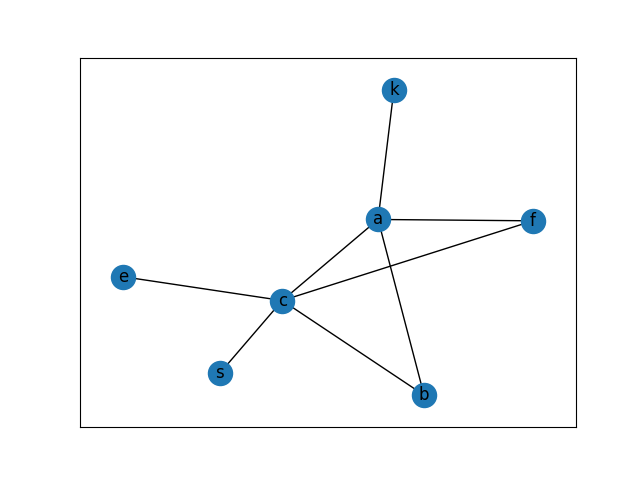

Source code (Python):
import matplotlib.pyplot as plt
import networkx as nx
from math import inf


class GraphVisualization:

    def __init__(self):
        self.graph = nx.Graph()
        self.positions = []

    def add_vertex(self, a):
        self.graph.add_node(a)

    def add_edge(self, a, b, weight):
        self.graph.add_edge(a, b, weight=weight)

    def visualize(self, filename):
        nx.draw_networkx(self.graph)
        plt.savefig(filename + ".png")
        plt.close()


class Graph:

    def __init__(self):
        self.nodes = []
        self.edges = []
        self.visual = GraphVisualization()

    def add_vertex(self, name):
        if name not in self.nodes:
            self.nodes.append(name)

    def add_edge(self, first, second, weight):
        temp = [weight, first, second]
        if temp not in self.edges:
            self.edges.append(temp)
            self.visual.add_edge(first, second, weight)
            self.add_vertex(first)
            self.add_vertex(second)
        else:
            raise NameError("Edge already in graph!")

    def show_graph(self):
        self.visual.visualize("graph")

    def string_ribs(self):
        result = ""
        for edge in self.edges:
            result += "{} <==> {}, weight: {}\n".format(str(edge[1]), str(edge[2]), str(edge[0]))
        return result


class KruskalAlgorithm:

    def __init__(self, graph):
        self.net_tree = Graph()
        self.data = graph
        if len(self.data.edges) == 0:
            raise IndexError("Graph should have at least one edge!")
        self.__create_tree__()

    def __create_tree__(self):
        nodes = Set()
        edges = sorted(self.data.edges, key=lambda key: key[0])
        for item in self.data.nodes:
            nodes.add_item(item)
        for edge in edges:
            if nodes.issubset(edge[1]) and nodes.issubset(edge[2]):
                if nodes.not_in_one_subset(edge[1], edge[2]):
                    self.net_tree.add_edge(edge[1], edge[2], edge[0])
                    nodes.merge(edge[1], edge[2])

    def show_tree(self):
        self.net_tree.visual.visualize("net_tree")


class PrimAlgorithm:

    def __init__(self, graph):
        self.net_tree = Graph()
        self.data = graph
        if len(self.data.edges) == 0:
            raise IndexError("Graph should have at least one edge!")
        self.data.nodes.sort()
        self.matrix = self.__matrix_init__()
        self.nodes_count = len(self.data.nodes)
        self.used_nodes = [0 * i for i in range(self.nodes_count)]
        self.__create_tree__()

    def __create_tree__(self):
        edges_count = 0
        self.used_nodes[0] = True
        while edges_count < self.nodes_count - 1:
            new_edge = self.__find_min_edge__()
            self.net_tree.add_edge(new_edge[0], new_edge[1], new_edge[2])
            edges_count += 1

    def __find_min_edge__(self):
        minimum = inf
        start_id = 0
        end_id = 0
        for i in range(self.nodes_count):
            if self.used_nodes[i]:
                for j in range(self.nodes_count):
                    if not self.used_nodes[j] and self.matrix[i][j]:
                        if self.matrix[i][j] < minimum:
                            minimum = self.matrix[i][j]
                            start_id = i
                            end_id = j
        self.used_nodes[end_id] = True
        return [self.data.nodes[start_id], self.data.nodes[end_id], self.matrix[start_id][end_id]]

    def __matrix_init__(self):
        size = len(self.data.nodes)
        matrix = [[0.0] * size for i in range(size)]
        for i in range(size):
            for j in range(size):
                path_exists, edge = self.__path_exists__(self.data.nodes[i], self.data.nodes[j])
                if path_exists:
                    matrix[i][j] = edge[0]
                else:
                    matrix[i][j] = 0
        return matrix

    def __path_exists__(self, node1, node2):
        for edge in self.data.edges:
            if (node1 == edge[1] and node2 == edge[2]) or (node2 == edge[1] and node1 == edge[2]):
                return True, edge
        return False, None

    def show_tree(self):
        self.net_tree.visual.visualize("net_tree")


class Set:

    def __init__(self):
        self.data = []

    def add_item(self, item):
        if item not in self.data:
            self.data.append(str(item))

    def issubset(self, sub):
        if sub in self.data:
            return True, self.data.index(sub)
        for item in self.data:
            id = item.find(sub)
            if id != -1:
                return True, self.__getindex__(self.data, sub)
        return False

    def not_in_one_subset(self, item1, item2):
        first = self.issubset(item1)
        second = self.issubset(item2)
        if first and second:
            if first[1] != second[1]:
                return True, first[1], second[1]
            return False

    def __getindex__(self, list_of_strings, substring):
        try:
            return next(i for i, e in enumerate(list_of_strings) if substring in e)
        except StopIteration:
            raise NameError("No such element")

    def merge(self, item1, item2):
        new_item = ""
        if self.issubset(item1) and self.issubset(item2) and len(self.data) != 1:
            try:
                id1 = self.__getindex__(self.data, item1)
                new_item += self.data[id1]
                self.data.remove(self.data[id1])
            except NameError:
                raise NameError("Error in merging elements")
            try:
                id2 = self.__getindex__(self.data, item2)
                new_item += self.data[id2]
                self.data.remove(self.data[id2])
                self.data.append(new_item)
            except NameError:
                raise NameError("Error in merging elements")


